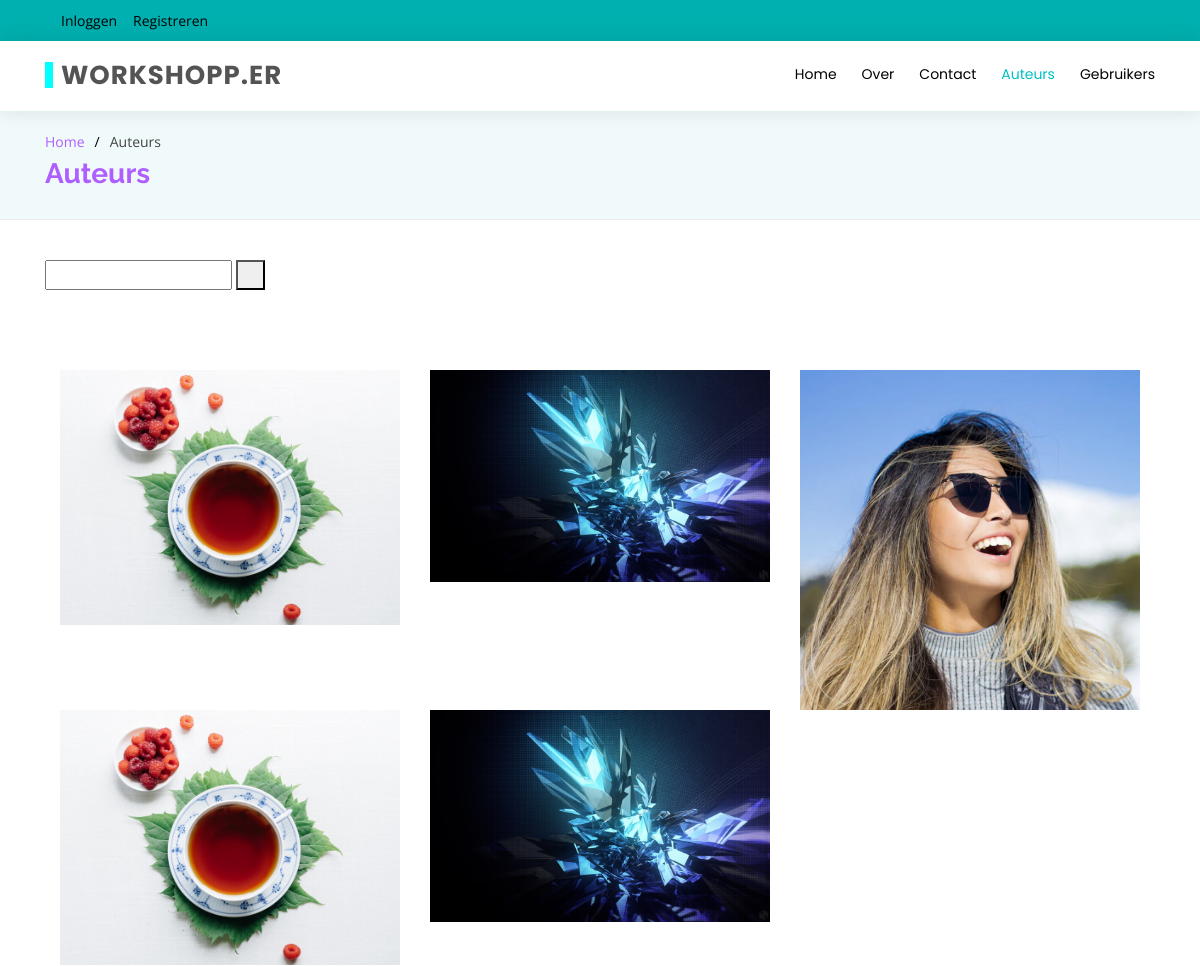
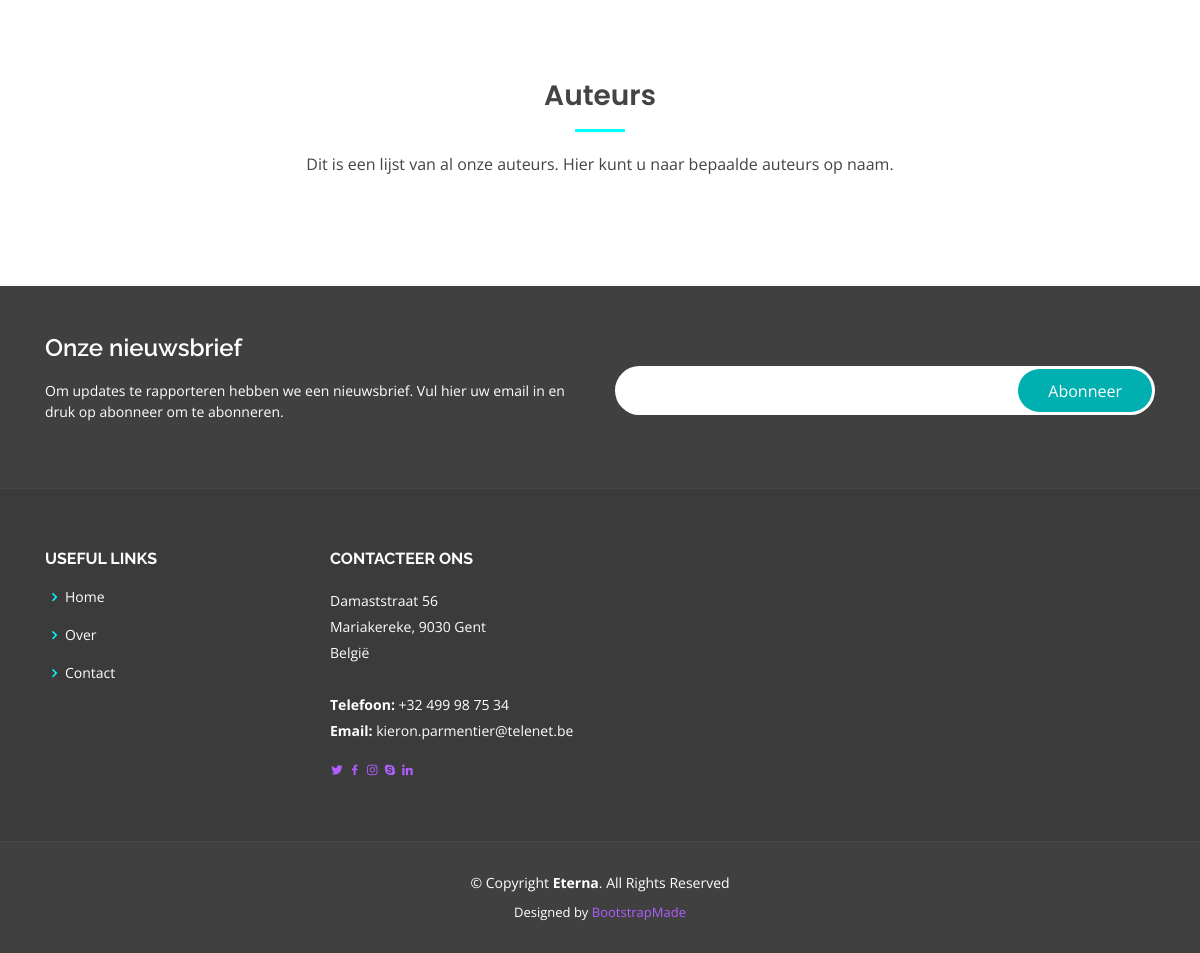
The page /portfolioAut.php on the database as committed earlier (2 pictures, top to bottom).
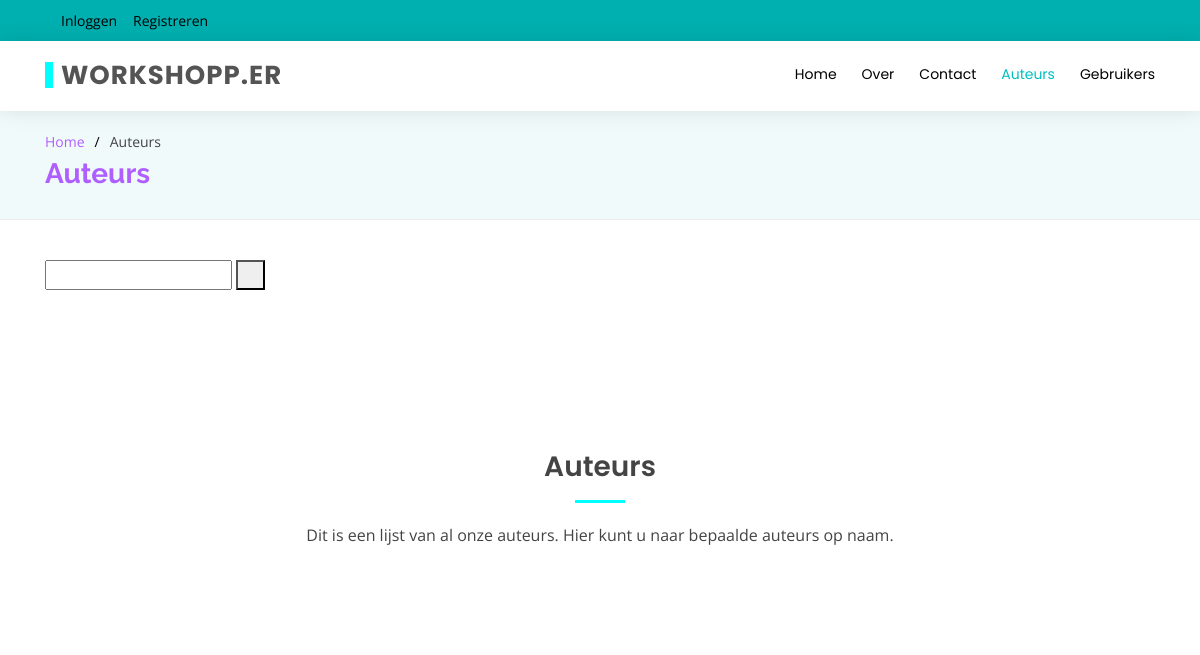
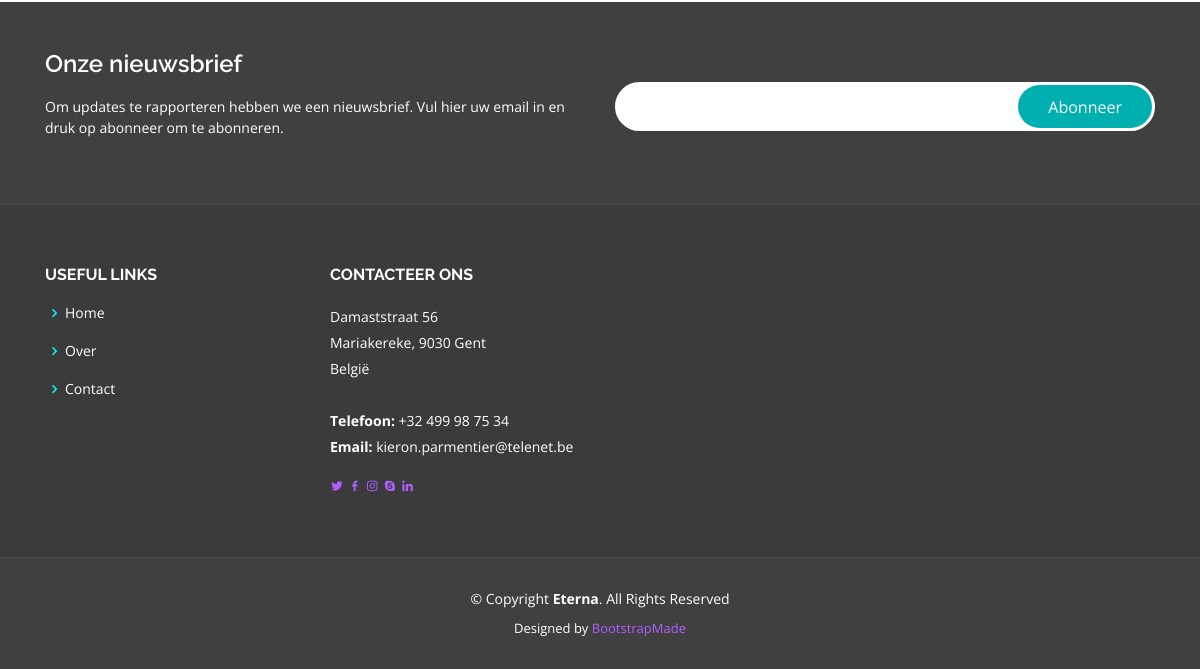
The same page on the database as committed later (2 pictures, top to bottom).
### tables this page shows
CREATE TABLE `tblauteur` (
  `auteurID` int(11) NOT NULL,
  `auteurNm` tinytext NOT NULL,
  `auteurBesch` mediumtext NOT NULL,
  `auteurFoto` text NOT NULL
);

### portfolioAut.php (the view, shortened to what the changed rows need)
<!DOCTYPE html>
<html lang="en">
<head>
  <link href="assets/vendor/bootstrap/css/bootstrap.min.css" rel="stylesheet">
  <link href="assets/vendor/icofont/icofont.min.css" rel="stylesheet">
  <link href="assets/vendor/boxicons/css/boxicons.min.css" rel="stylesheet">
  <link href="assets/vendor/animate.css/animate.min.css" rel="stylesheet">
  <link href="assets/vendor/owl.carousel/assets/owl.carousel.min.css" rel="stylesheet">
  <link href="assets/vendor/venobox/venobox.css" rel="stylesheet">
  <link href="assets/css/style.css" rel="stylesheet">
</head>
<body>
  <header id="header">
    <div class="container d-flex">
      <div class="logo mr-auto">
        <h1 class="text-light"><a href="index.php"><span>Workshopp.er</span></a></h1>
      </div>
    </div>
  </header>
  <main id="main">
    <section id="breadcrumbs" class="breadcrumbs">
      <div class="container">
        <h2>Auteurs</h2>
      </div>
    </section>
    <section id="portfolio" class="portfolio">
      <div class="container">
          <div class="container">
              <div class="row portfolio-container">
                  <?php
    if(!isset($_POST["search"])){
        $mysqli= new MySQLi("localhost","root","","gip");
                  if(mysqli_connect_errno()){
                      trigger_error("Fout bij verbinding: ".$mysqli->error);
                  }
                  else{
                          $sql = "select auteurID, auteurNm, auteurBesch, auteurFoto from tblAuteur";
                      if($stmt = $mysqli->prepare($sql)){
                          if(!$stmt->execute()){
                              echo"Het uitvoeren van de qry is mislukt: ".$stmt->error."in query";
                          }
                          else{
                              $stmt->bind_result($auteurID, $auteurNm, $auteurBesch, $auteurFoto);
                              while($stmt->fetch()){
                                  echo"
                                  <div class=\"col-lg-4 col-md-6 portfolio-item filter-app\">
                                    <div class=\"portfolio-wrap\">
                                      <img src=\"assets/img/uploads/".$auteurFoto."\" width=\"800\" class=\"img-fluid\" alt=\"\">
                                      <div class=\"portfolio-info\">
                                        <h4>".$auteurNm."</h4>
                                        <p>".$auteurBesch."</p>
                                        <div class=\"portfolio-links\">
                                          <a href=\"assets/img/uploads/".$auteurFoto."\" data-gall=\"portfolioGallery\" class=\"venobox\"><i class=\"bx bx-plus\"></i></a>
                                          <a href=\"portfolioAut.php?item=".$auteurID."\" title=\"More Details\"><i class=\"bx bx-link\"></i></a>
                                        </div>
                                      </div>
                                    </div>
                                  </div>";
                              }
                          }
                      }
                      else{
                          echo"Er zit een fout in de qry: ".$mysqli->error;
                      }
                  }
    }
                  ?>
                  <br>
              </div>
          </div>
        </div>
      </section>
    <section id="clients" class="clients">
        <div class="section-title">
          <h2>Auteurs</h2>
        </div>
    </section>
  </main>
</body>
</html>

Rows that differ between the two databases and show on the page:
removed tblauteur: auteurFoto (picture)
removed tblauteur: auteurFoto (picture)
removed tblauteur: auteurFoto (picture)
removed tblauteur: auteurFoto (picture)
removed tblauteur: auteurFoto (picture)
